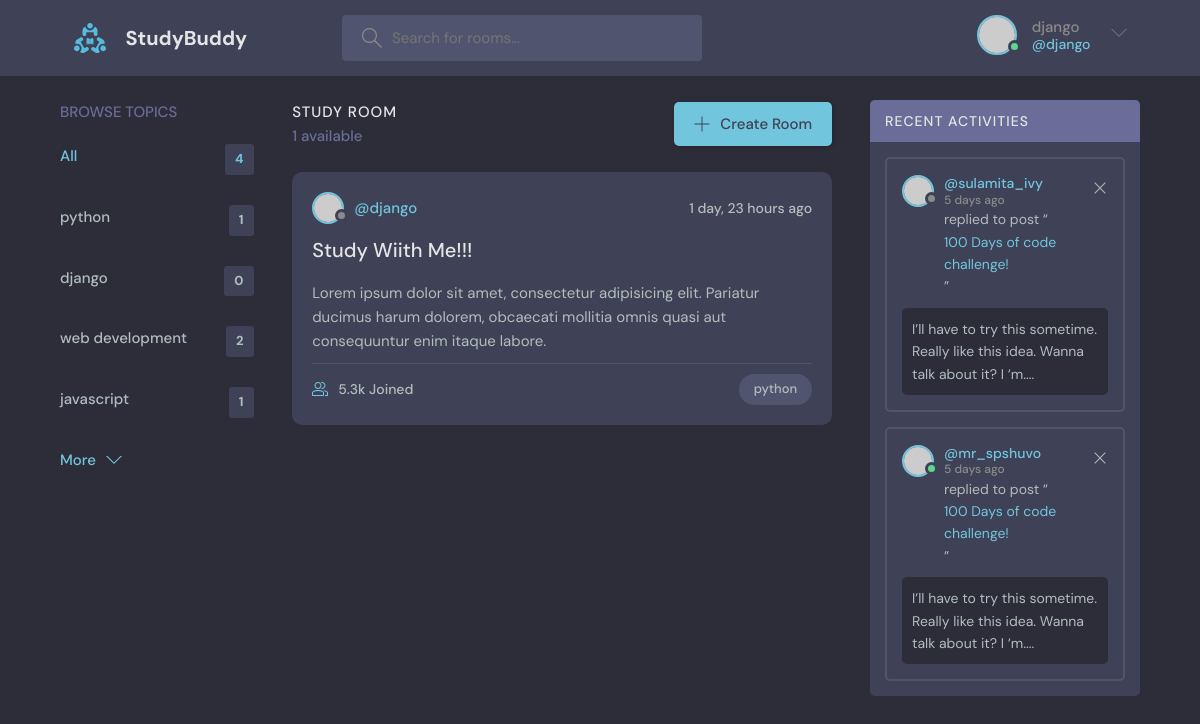
Page /?q=python (signed in) on the committed database.
### base/models.py (models this page shows, shortened)
class Topic(models.Model):
    name = models.CharField(max_length=200)

class Room(models.Model):
    host = models.ForeignKey(User, on_delete=models.SET_NULL, null=True)
    topic = models.ForeignKey(Topic, on_delete=models.SET_NULL, null=True)
    name = models.CharField(max_length=200)
    description = models.TextField(blank=True)
    participants = models.ManyToManyField(User, related_name='participants', blank=True)
    created = models.DateTimeField(auto_now_add=True)
    updated = models.DateTimeField(auto_now=True)
    class Meta:
        ordering = ['-updated', '-created']

### base/views.py (the view)
# urls.py: path('', views.home, name='home'),
def home(request):
    q = request.GET.get('q') if request.GET.get('q') is not None else ''
    rooms = Room.objects.filter(
        Q(topic__name__icontains=q) | Q(name__icontains=q) | Q(description__icontains=q)
    ).order_by('-updated')
    messages = Message.objects.filter(Q(room__topic__name__icontains=q)).order_by(
        '-created'
    )
    room_count = rooms.count()
    topics = Topic.objects.all()
    context = {
        'rooms': rooms,
        'topics': topics,
        'room_count': room_count,
        'room_messages': messages,
    }
    return render(request, 'base/home.html', context)

### base/templates/base/home.html
{% extends 'main.html' %}
{% block content %}
    <main class="layout layout--3">
      <div class="container">
    {% include 'base/topics_component.html' %}
      {% include 'base/feed_component.html' %}
        <div class="activities">
          <div class="activities__header">
            <h2>Recent Activities</h2>
          </div>
          <div class="activities__box">
            <div class="activities__boxHeader roomListRoom__header">
              <a href="profile.html" class="roomListRoom__author">
                <div class="avatar avatar--small">
                  <img src="https://randomuser.me/api/portraits/women/11.jpg" />
                </div>
                <p>
                  @sulamita_ivy
                  <span>5 days ago</span>
                </p>
              </a>
              <div class="roomListRoom__actions">
                <a href="#">
                  <svg version="1.1" xmlns="http://www.w3.org/2000/svg" width="32" height="32" viewBox="0 0 32 32">
                    <title>remove</title>
                    <path
                      d="M27.314 6.019l-1.333-1.333-9.98 9.981-9.981-9.981-1.333 1.333 9.981 9.981-9.981 9.98 1.333 1.333 9.981-9.98 9.98 9.98 1.333-1.333-9.98-9.98 9.98-9.981z"
                    ></path>
                  </svg>
                </a>
              </div>
            </div>
            <div class="activities__boxContent">
              <p>replied to post “<a href="room.html">100 Days of code challenge!</a>”</p>
              <div class="activities__boxRoomContent">
                I’ll have to try this sometime. Really like this idea. Wanna talk about it? I ‘m....
              </div>
            </div>
          </div>
          <div class="activities__box">
            <div class="activities__boxHeader roomListRoom__header">
              <a href="profile.html" class="roomListRoom__author">
                <div class="avatar avatar--small active">
                  <img src="https://randomuser.me/api/portraits/men/13.jpg" />
                </div>
                <p>
                  @mr_spshuvo
                  <span>5 days ago</span>
                </p>
              </a>
              <div class="roomListRoom__actions">
                <a href="#">
                  <svg version="1.1" xmlns="http://www.w3.org/2000/svg" width="32" height="32" viewBox="0 0 32 32">
                    <title>remove</title>
                    <path
                      d="M27.314 6.019l-1.333-1.333-9.98 9.981-9.981-9.981-1.333 1.333 9.981 9.981-9.981 9.98 1.333 1.333 9.981-9.98 9.98 9.98 1.333-1.333-9.98-9.98 9.98-9.981z"
                    ></path>
                  </svg>
                </a>
              </div>
            </div>
            <div class="activities__boxContent">
              <p>replied to post “<a href="room.html">100 Days of code challenge!</a>”</p>
              <div class="activities__boxRoomContent">
                I’ll have to try this sometime. Really like this idea. Wanna talk about it? I ‘m....
              </div>
            </div>
          </div>
        </div>
      </div>
    </main>
{% endblock content %}

### templates/navbar.html (shortened to what this page needs)
{% load static %}
<header class="header header--loggedIn">
  <div class="container">
    <a href="/" class="header__logo">
      <img src="{% static 'images/logo.svg' %}" alt = "logo" />
      <h1>StudyBuddy</h1>
    </a>
    <form class="header__search" action="{% url 'home' %}" method="get">
      <label>
        <input type="text" name="q" placeholder="Search for rooms..." />
      </label>
    </form>
    <nav class="header__menu">
      {% if user.is_authenticated %}
      <div class="header__user">
        <a href="{% url 'user-profile' user.id %}">
          <div class="avatar avatar--medium active">
            <img src="https://randomuser.me/api/portraits/men/37.jpg" />
          </div>
          <p>
            {{request.user.username}} <span>@{{request.user.username}}</span>
          </p>
        </a>
        <button class="dropdown-button">
          <svg
            version="1.1"
            xmlns="http://www.w3.org/2000/svg"
            width="32"
            height="32"
            viewBox="0 0 32 32"
          >
            <title>chevron-down</title>
            <path d="M16 21l-13-13h-3l16 16 16-16h-3l-13 13z"></path>
          </svg>
        </button>
      </div>
      {% else %}
      <a href="{% url 'login' %}">
        <img src="{% static 'images/avatar.svg' %}" alt= "logo"/>
        <p>Login</p>
      </a>
      {% endif %}
    </nav>
  </div>
</header>

### base/templates/base/topics_component.html
        <div class="topics">
          <div class="topics__header">
            <h2>Browse Topics</h2>
          </div>
          <ul class="topics__list">
            <li>
              <a href="{% url 'home' %}" class="active">All <span>{{topics.count}}</span></a>
            </li>
            {% for topic in topics %}
            <li>
              <a href="{% url 'home' %}?q={{topic.name}}">{{topic.name}}<span>{{topic.room_set.all.count}}</span></a>
            </li>
            {% endfor %}
          </ul>
          <a class="btn btn--link" href="topics.html">
            More
            <svg version="1.1" xmlns="http://www.w3.org/2000/svg" width="32" height="32" viewBox="0 0 32 32">
              <title>chevron-down</title>
              <path d="M16 21l-13-13h-3l16 16 16-16h-3l-13 13z"></path>
            </svg>
          </a>
        </div>

### base/templates/base/feed_component.html (shortened to what this page needs)
        <div class="roomList">
          <div class="roomList__header">
            <div>
              <h2>Study Room</h2>
              <p> {{room_count}} available</p>
            </div>
            <a class="btn btn--main" href="{% url 'create-room' %}">
              <svg version="1.1" xmlns="http://www.w3.org/2000/svg" width="32" height="32" viewBox="0 0 32 32">
                <title>add</title>
                <path
                  d="M16.943 0.943h-1.885v14.115h-14.115v1.885h14.115v14.115h1.885v-14.115h14.115v-1.885h-14.115v-14.115z"
                ></path>
              </svg>
              Create Room
            </a>
          </div>
          {% for room in rooms %}
          <div class="roomListRoom">
            <div class="roomListRoom__header">
              <a href="{% url 'user-profile' room.host.id %}" class="roomListRoom__author">
                <div class="avatar avatar--small">
                  <img src="https://randomuser.me/api/portraits/women/11.jpg" />
                </div>
                <span>@{{room.host.username}}</span>
              </a>
              <div class="roomListRoom__actions">
                <span>{{room.created|timesince}} ago</span>
              </div>
            </div>
            <div class="roomListRoom__content">
              <a href="/room/{{room.id}}">{{room.name}}</a>
              <p>
                Lorem ipsum dolor sit amet, consectetur adipisicing elit. Pariatur ducimus harum dolorem, obcaecati
                mollitia omnis quasi aut consequuntur enim itaque labore.
              </p>
            </div>
            <div class="roomListRoom__meta">
              <a href="room.html" class="roomListRoom__joined">
                5.3k Joined
              </a>
              <p class="roomListRoom__topic">{{room.topic.name}}</p>
            </div>
          </div>
{% endfor %}
 </div>

### rows in the picture
Topic: name "python", room_set.all.count "1"
Topic: name "django", room_set.all.count "0"
Topic: name "web development", room_set.all.count "2"
Topic: name "javascript", room_set.all.count "1"
Room: host.username "django", created "1 day, 23 hours", name "Study Wiith Me!!!", topic.name "python"

### other values in the picture
{{ request.user.username }} "django"
{{ topics.count }} "4"
{{ room_count }} "1"
